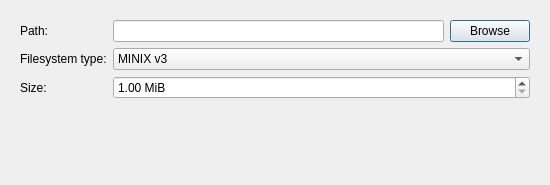
<?xml version="1.0" encoding="UTF-8"?>
<ui version="4.0">
 <class>CreateFS</class>
 <widget class="QDialog" name="CreateFS">
  <property name="geometry">
   <rect>
    <x>0</x>
    <y>0</y>
    <width>550</width>
    <height>185</height>
   </rect>
  </property>
  <property name="windowTitle">
   <string>Create filesystem</string>
  </property>
  <property name="locale">
   <locale language="English" country="UnitedStates"/>
  </property>
  <layout class="QGridLayout" name="gridLayout">
   <item row="0" column="0">
    <widget class="QWidget" name="widget" native="true">
     <layout class="QFormLayout" name="formLayout">
      <item row="0" column="0">
       <widget class="QLabel" name="pathLabel">
        <property name="text">
         <string>Path:</string>
        </property>
        <property name="buddy">
         <cstring>pathText</cstring>
        </property>
       </widget>
      </item>
      <item row="0" column="1">
       <layout class="QHBoxLayout" name="pathLayout">
        <item>
         <widget class="QLineEdit" name="pathText"/>
        </item>
        <item>
         <widget class="QPushButton" name="pathButton">
          <property name="text">
           <string>Browse</string>
          </property>
         </widget>
        </item>
       </layout>
      </item>
      <item row="1" column="0">
       <widget class="QLabel" name="fileTypeLabel">
        <property name="text">
         <string>Filesystem type:</string>
        </property>
        <property name="buddy">
         <cstring>fileTypeBox</cstring>
        </property>
       </widget>
      </item>
      <item row="1" column="1">
       <widget class="QComboBox" name="fileTypeBox">
        <item>
         <property name="text">
          <string>MINIX v3</string>
         </property>
        </item>
       </widget>
      </item>
      <item row="2" column="0">
       <widget class="QLabel" name="fileSizeLabel">
        <property name="text">
         <string>Size:</string>
        </property>
        <property name="buddy">
         <cstring>fileSizeBox</cstring>
        </property>
       </widget>
      </item>
      <item row="2" column="1">
       <widget class="QDoubleSpinBox" name="fileSizeBox">
        <property name="suffix">
         <string> MiB</string>
        </property>
        <property name="minimum">
         <double>1.000000000000000</double>
        </property>
        <property name="maximum">
         <double>100.000000000000000</double>
        </property>
       </widget>
      </item>
     </layout>
    </widget>
   </item>
  </layout>
 </widget>
 <resources/>
 <connections/>
</ui>
